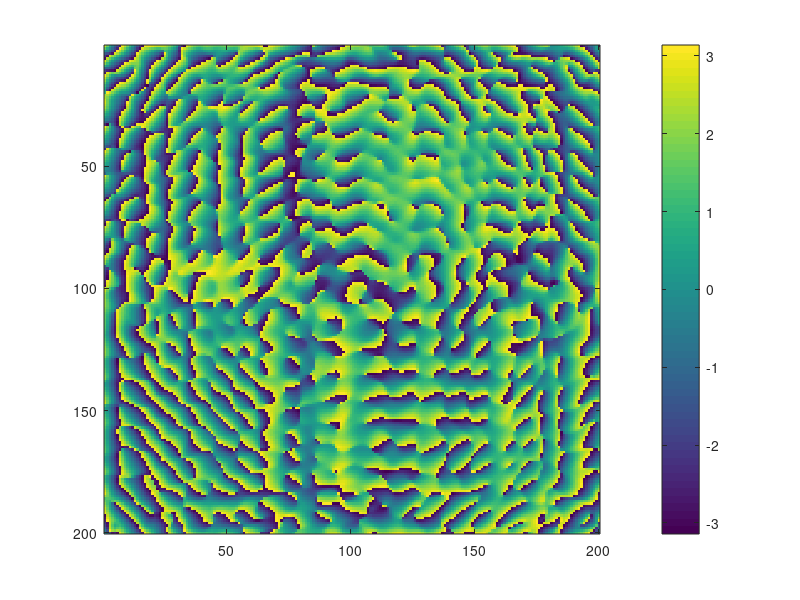
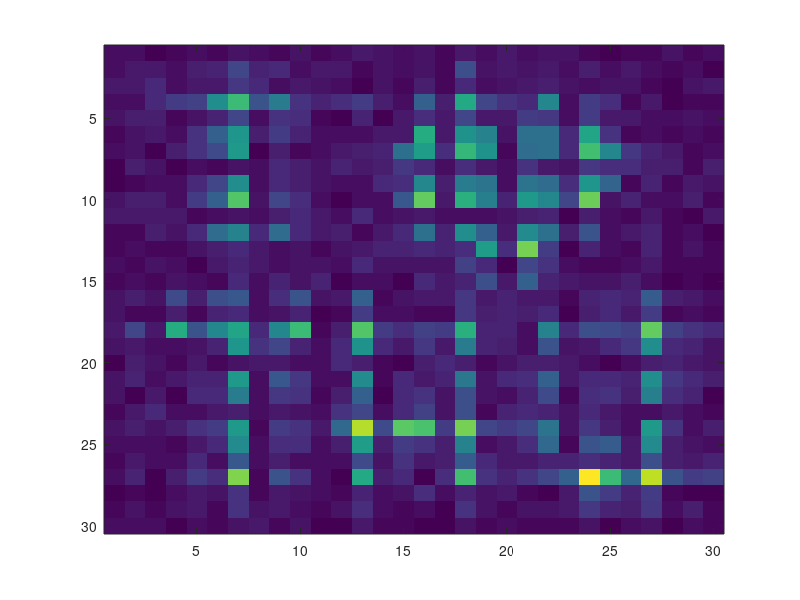

The MATLAB source for these figures, in order:
clear; close all; clc
%%
load('THU.mat');
%% plot 
%imagesc(ILoveTHU);
%%
n1 = 200; %row unit number
n2 = 200; %column unit number
unit_x = 0.3e-6;
unit_y = 0.3e-6;
freq = 0.375e15;
dis = 1e-4;

C = 3e8;
k = 2*pi*freq/C;

P = zeros(n1,n2);

x = 0.5*unit_x:unit_x:(n1-0.5)*unit_x;
y = 0.5*unit_y:unit_y:(n2-0.5)*unit_y;
[X,Y] = meshgrid(x,y);

coe = 10; % ratio of object size and metasurface size
x2 = coe*(0.5*unit_x:unit_x:19.5*unit_x);
y2 = coe*(0.5*unit_x:unit_x:19.5*unit_x);
[X2,Y2] = meshgrid(coe*(0.5*unit_x:unit_x:19.5*unit_x),...
    coe*(0.5*unit_x:unit_x:19.5*unit_x));
ILovePKU = zeros(20,20);
ILovePKU(1,1) = 1;

%% 
for i = 1:n1
    for j = 1:n2
        D = ((X2-X(i,j)).^2+(Y2-Y(i,j)).^2+dis^2).^0.5;
        P(i,j) = angle(sum(sum(ILoveTHU.*exp(1i*k*D))));
    end
end

figure
imagesc(P)
colorbar

%%
num = 30;
new_ILoveTHU = zeros(num,num);
x3 = linspace(coe*0.5*unit_x,coe*19.5*unit_x,num);
y3 = linspace(coe*0.5*unit_y,coe*19.5*unit_y,num);
[X3,Y3] = meshgrid(x3,y3);
for i = 1:num
    for j = 1:num
        D = ((X3(i,j)-X).^2+(Y3(i,j)-Y).^2+dis^2).^0.5;
        new_ILoveTHU(i,j) = abs(sum(sum(exp(1i*P).*exp(-1i*k*D))));
        disp([i,j]);
    end
end
figure
imagesc(new_ILoveTHU)
        

